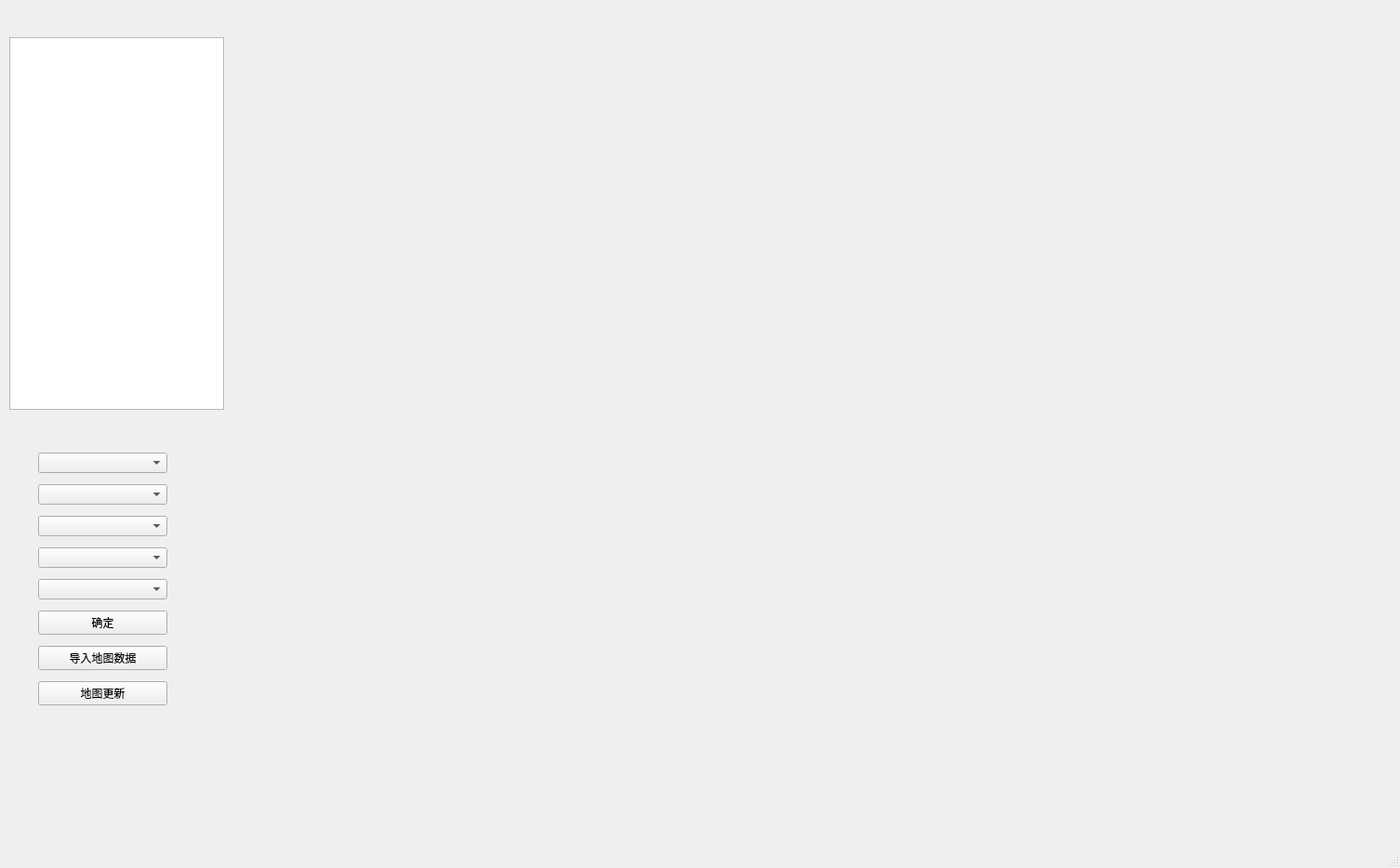
<?xml version="1.0" encoding="UTF-8"?>
<ui version="4.0">
 <class>earth_map_demoClass</class>
 <widget class="QMainWindow" name="earth_map_demoClass">
  <property name="geometry">
   <rect>
    <x>0</x>
    <y>0</y>
    <width>1506</width>
    <height>934</height>
   </rect>
  </property>
  <property name="windowTitle">
   <string>基于无人机多模态影像的目标探测系统</string>
  </property>
  <widget class="QWidget" name="centralWidget">
   <widget class="QWidget" name="horizontalLayoutWidget">
    <property name="geometry">
     <rect>
      <x>250</x>
      <y>40</y>
      <width>1231</width>
      <height>741</height>
     </rect>
    </property>
    <layout class="QHBoxLayout" name="horizontalLayout"/>
   </widget>
   <widget class="QWidget" name="verticalLayoutWidget">
    <property name="geometry">
     <rect>
      <x>30</x>
      <y>470</y>
      <width>161</width>
      <height>311</height>
     </rect>
    </property>
    <layout class="QVBoxLayout" name="WidegetLayout">
     <property name="sizeConstraint">
      <enum>QLayout::SetDefaultConstraint</enum>
     </property>
     <item>
      <widget class="QComboBox" name="countryBox"/>
     </item>
     <item>
      <widget class="QComboBox" name="provinceCom"/>
     </item>
     <item>
      <widget class="QComboBox" name="cityCom"/>
     </item>
     <item>
      <widget class="QComboBox" name="districtCom"/>
     </item>
     <item>
      <widget class="QComboBox" name="comboBox">
       <property name="currentText">
        <string extracomment="常用位置"/>
       </property>
      </widget>
     </item>
     <item>
      <widget class="QPushButton" name="pushButton">
       <property name="text">
        <string>确定</string>
       </property>
      </widget>
     </item>
     <item>
      <widget class="QPushButton" name="add_Button">
       <property name="text">
        <string>导入地图数据</string>
       </property>
      </widget>
     </item>
     <item>
      <widget class="QPushButton" name="pushButton_2">
       <property name="text">
        <string>地图更新</string>
       </property>
      </widget>
     </item>
    </layout>
   </widget>
   <widget class="QTableWidget" name="tableWidget">
    <property name="geometry">
     <rect>
      <x>10</x>
      <y>40</y>
      <width>231</width>
      <height>401</height>
     </rect>
    </property>
   </widget>
  </widget>
  <widget class="QMenuBar" name="menuBar">
   <property name="geometry">
    <rect>
     <x>0</x>
     <y>0</y>
     <width>1506</width>
     <height>26</height>
    </rect>
   </property>
  </widget>
  <widget class="QStatusBar" name="statusBar"/>
 </widget>
 <layoutdefault spacing="6" margin="11"/>
 <resources>
  <include location="earth_map_demo.qrc"/>
 </resources>
 <connections/>
</ui>
